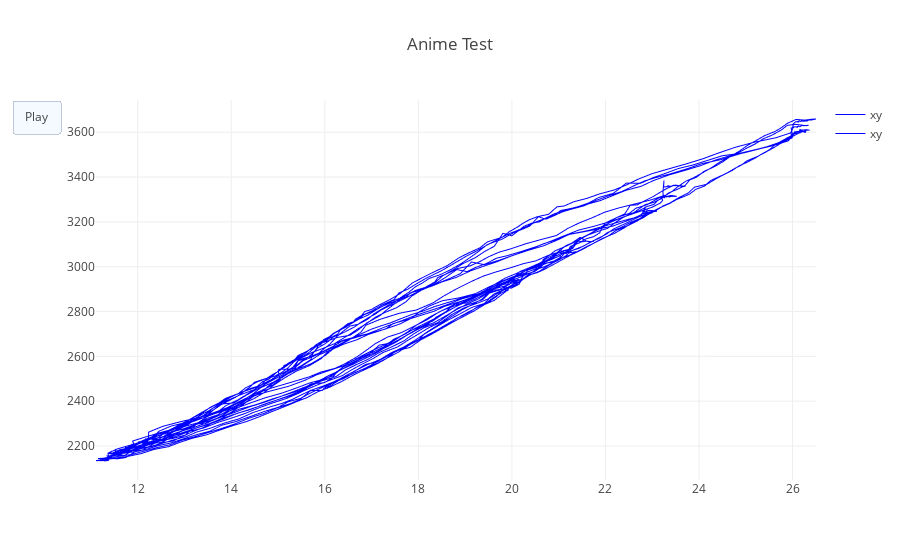

Here is the notebook cell this chart was saved with:
### Code cell
trace0 = go.Scattergl(
        x = ynew[30:],
        y = SensorData[20:],
        name ="xy",
        mode = 'lines',
        line=dict(
            width=1, color='blue'
        )
)
data2 = [trace0,trace0]

layout2=dict(
            title='Anime Test', hovermode='closest',
            updatemenus= [{'type': 'buttons',
                           'buttons': [{'label': 'Play',
                                        'method': 'animate',
                                        'args': [None]}]}])

M = (len(SensorData)-30)//10
x2 = ynew[30::10]
y2 = SensorData[20::10]
frames2=[dict(data=[dict(x=[x2[k]], 
                        y=[y2[k]], 
                        mode='markers', 
                        marker=dict(color='red', size=10)
                        )
                  ]) for k in range(M)]  

# steps = []
# for i in range(len(data)):
#     step = dict(
#         method = 'restyle',  
#         args = ['visible', [False] * len(data)],
#     )
#     step['args'][1][i] = True # Toggle i'th trace to "visible"
#     steps.append(step)

# sliders = [dict(
#     active = 10,
#     currentvalue = {"prefix": "Frequency: "},
#     pad = {"t": 50},
#     steps = steps
# )]
# layout = dict(sliders=sliders)
# fig = dict(data=data, layout=layout)
# py.iplot(fig, filename='Sine Wave Slider')

figure2 = dict(data=data2, layout=layout2, frames=frames2)
iplot(figure2, filename='Animation')

### Figure 1 — Plotly figure (JSON) as saved in the notebook; plotly's stock layout.template omitted (floating-point values rounded to 4 significant figures; data arrays with more than 128 entries replaced by an {"elided": "..."} marker saying what was removed)
{"data": [{"line": {"color": "blue", "width": 1}, "mode": "lines", "name": "xy", "type": "scattergl", "x": {"elided": "1866 float values"}, "y": {"elided": "1877 str values"}}, {"line": {"color": "blue", "width": 1}, "mode": "lines", "name": "xy", "type": "scattergl", "x": {"elided": "1866 float values"}, "y": {"elided": "1877 str values"}}], "layout": {"hovermode": "closest", "title": "Anime Test", "updatemenus": [{"buttons": [{"args": [null], "label": "Play", "method": "animate"}], "type": "buttons"}]}}
